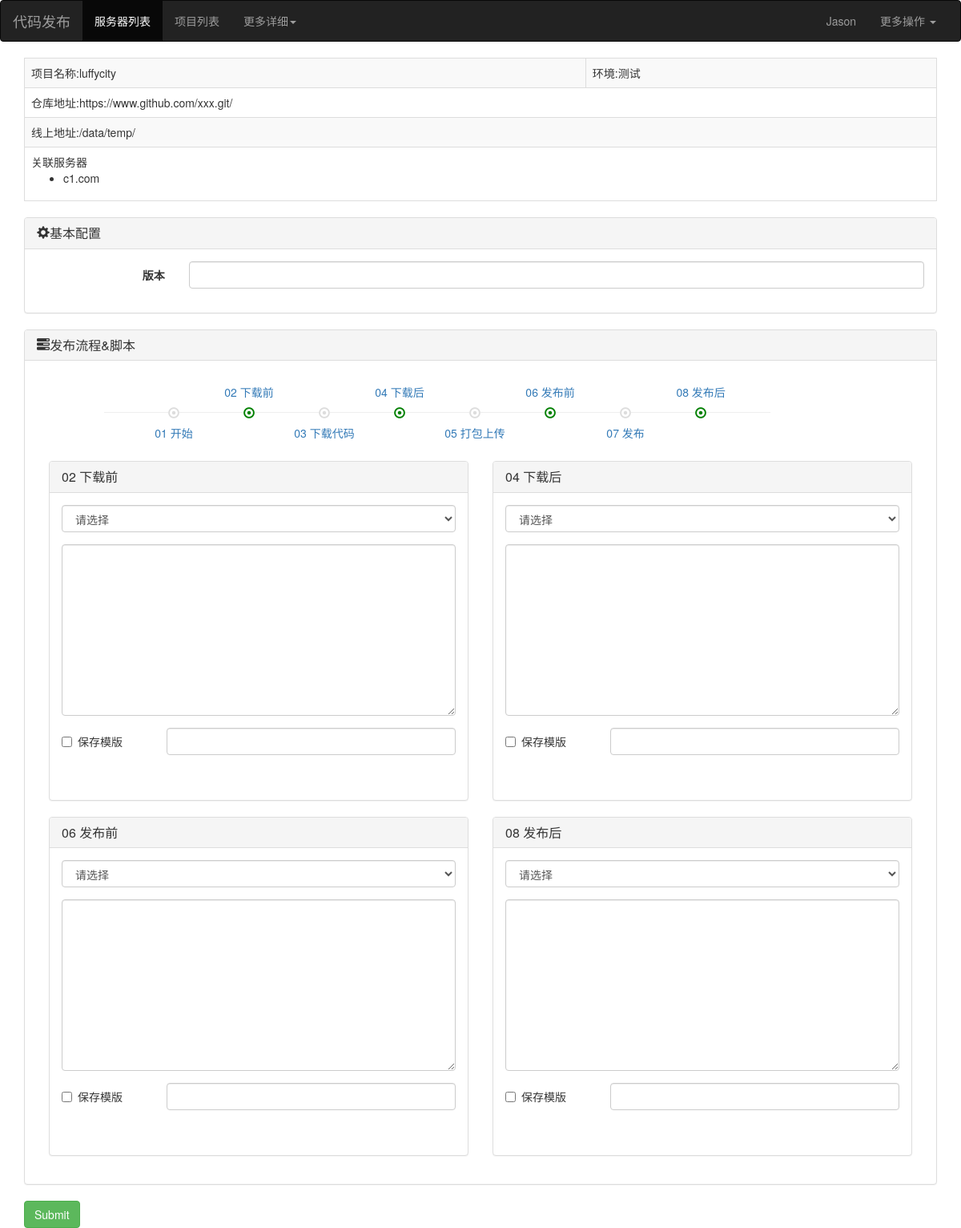
Screenshot of /task/add/1/ with the database file from the repository.
### app01/models.py (models this page shows, shortened)
class Project(models.Model):
    title = models.CharField(verbose_name='项目名',max_length=32)
    repo = models.CharField(verbose_name='仓库地址',max_length=64)
    env_choices = (
        ('prod','正式'),
        ('test','测试'),
    )
    env = models.CharField(verbose_name='环境',max_length=16,choices=env_choices,default='test')
    path = models.CharField(verbose_name='线上项目地址',max_length=32)
    """
    一个项目可以是否可以跑在多台服务器上   可以!
    一台服务器上是否可以跑多个项目呢      当资金不是很充足的时候 服务器是可以混用的 可以！
    """
    servers = models.ManyToManyField(verbose_name='关联服务器',to='Server')

class Server(models.Model):
    hostname = models.CharField(verbose_name='主机名',max_length=32)

### app01/views/task.py (the view)
# urls.py: url(r'^task/add/(?P<project_id>\d+)/$',task.task_add,name='task_add'),
def task_add(request,project_id):
    form_obj = TaskModelForm(project_id)
    project_obj = models.Project.objects.filter(pk=project_id).first()
    if request.method == 'POST':
        form_obj = TaskModelForm(data=request.POST,project_obj=project_obj)
        if form_obj.is_valid():
            form_obj.save()
            _url = reverse('task_list',args=(project_id,))
            return redirect(_url)
    return render(request,'task_form.html',locals())

### app01/templates/task_form.html (shortened to what this page needs)
{% extends 'base.html' %}
{% block content %}
    <table class="table table-hover table-striped table-bordered">
        <tbody>
        <tr>
            <td>项目名称:{{ project_obj.title }}</td>
            <td>环境:{{ project_obj.get_env_display }}</td>
        </tr>
        <tr>
            <td colspan="2">仓库地址:{{ project_obj.repo }}</td>
        </tr>
        <tr>
            <td colspan="2">线上地址:{{ project_obj.path }}</td>
        </tr>
        <tr>
            <td colspan="2">
                <div>关联服务器</div>
                <ul>
                    {% for server_obj in project_obj.servers.all %}
                        <li>{{ server_obj.hostname }}</li>
                    {% endfor %}
                </ul>
            </td>
        </tr>
        </tbody>
    </table>
    <form action="" method="post" novalidate>
        <div class="panel panel-default">
            <div class="panel-heading">
                <h3 class="panel-title"><span class="glyphicon glyphicon-cog"></span>基本配置</h3>
            </div>
            <div class="panel-body">
                <div class="form-horizontal">
                    <div class="form-group">
                        <label for="{{ form_obj.tag.id_for_label }}"
                               class="col-sm-2 control-label">{{ form_obj.tag.label }}</label>
                        <div class="col-sm-10">
                            {{ form_obj.tag }}
                        </div>
                    </div>
                </div>
            </div>
        </div>
        <div class="panel panel-default">
            <div class="panel-heading">
                <h3 class="panel-title"><span class="glyphicon glyphicon-tasks"></span>发布流程&脚本</h3>
            </div>
            <div class="panel-body">
                <div class="outline">
                    <div class="series">
                        <div class="module clearfix">
                            <div class="item left">
                                <div class="line">
                                    <hr>
                                </div>
                                <div class="icon">
                                    <span class="glyphicon glyphicon-record" aria-hidden="true"></span>
                                    <a class="down">01 开始</a>
                                </div>
                            </div>
                            <div class="item left active">
                                <div class="line">
                                    <hr>
                                </div>
                                <div class="icon">
                                    <span class="glyphicon glyphicon-record" aria-hidden="true"></span>
                                    <a class="up">02 下载前</a>
                                </div>
                            </div>
                            <div class="item left">
                                <div class="line">
                                    <hr>
                                </div>
                                <div class="icon">
                                    <span class="glyphicon glyphicon-record" aria-hidden="true"></span>
                                    <a class="down">03 下载代码</a>
                                </div>
                            </div>
                            <div class="item left active">
                                <div class="line">
                                    <hr>
                                </div>
                                <div class="icon">
                                    <span class="glyphicon glyphicon-record" aria-hidden="true"></span>
                                    <a class="up">04 下载后</a>
                                </div>
                            </div>
                            <div class="item left">
                                <div class="line">
                                    <hr>
                                </div>
                                <div class="icon">
                                    <span class="glyphicon glyphicon-record" aria-hidden="true"></span>
                                    <a class="down">05 打包上传</a>
                                </div>
                            </div>
                            <div class="item left active">
                                <div class="line">
                                    <hr>
                                </div>
                                <div class="icon">
                                    <span class="glyphicon glyphicon-record" aria-hidden="true"></span>
                                    <a class="up">06 发布前</a>
                                </div>
                            </div>
                            <div class="item left">
                                <div class="line">
                                    <hr>
                                </div>
                                <div class="icon">
                                    <span class="glyphicon glyphicon-record" aria-hidden="true"></span>
                                    <a class="down">07 发布</a>
                                </div>
                            </div>
                            <div class="item left active">
                                <div class="line">
                                    <hr>
                                </div>
                                <div class="icon">
                                    <span class="glyphicon glyphicon-record" aria-hidden="true"></span>
                                    <a class="up">08 发布后</a>
                                </div>
                            </div>
                            <div class="item left">
                                <div class="line">
                                    <hr>
                                </div>
                            </div>
                        </div>
                    </div>
                </div>
                <div class="hooks">
                    <div class="col-md-6">
                        <div class="panel panel-default">
                            <div class="panel-heading">
                                <h3 class="panel-title">02 下载前</h3>
                            </div>
                            <div class="panel-body">
                                <div class="form-horizontal">
                                    <div class="form-group">
                                        <div class="col-sm-12">
                                            {{ form_obj.before_download_select }}
                                        </div>
                                    </div>
                                    <div class="form-group">
                                        <div class="col-sm-12">
                                            {{ form_obj.before_download_script }}
                                        </div>
                                    </div>
                                    <div class="form-group" style="height: 60px">
                                        <div class="col-sm-3">
                                            <div class="checkbox">
                                                <label for="">{{ form_obj.before_download_template }}保存模版</label>
                                            </div>
                                        </div>
                                        <div class="col-sm-9">
                                            {{ form_obj.before_download_title }}
                                        </div>
                                    </div>
                                </div>
                            </div>
                        </div>
                    </div>
                    <div class="col-md-6">
                        <div class="panel panel-default">
                            <div class="panel-heading">
                                <h3 class="panel-title">04 下载后</h3>
                            </div>
                            <div class="panel-body">
                                <div class="form-horizontal">
                                    <div class="form-group">
                                        <div class="col-sm-12">
                                            {{ form_obj.after_download_select }}
                                        </div>
                                    </div>
                                    <div class="form-group">
                                        <div class="col-sm-12">
                                            {{ form_obj.after_download_script }}
                                        </div>
                                    </div>
                                    <div class="form-group" style="height: 60px">
                                        <div class="col-sm-3">
                                            <div class="checkbox">
                                                <label for="">{{ form_obj.after_download_template }}保存模版</label>
                                            </div>
                                        </div>
                                        <div class="col-sm-9">
                                            {{ form_obj.after_download_title }}
                                        </div>
                                    </div>
                                </div>
                            </div>
                        </div>
                    </div>
                    <div class="col-md-6">
                        <div class="panel panel-default">
                            <div class="panel-heading">
                                <h3 class="panel-title">06 发布前</h3>
                            </div>
                            <div class="panel-body">
                                <div class="form-horizontal">
                                    <div class="form-group">
                                        <div class="col-sm-12">
                                            {{ form_obj.before_deploy_select }}
                                        </div>
                                    </div>
                                    <div class="form-group">
                                        <div class="col-sm-12">
                                            {{ form_obj.before_deploy_script }}
                                        </div>
                                    </div>
                                    <div class="form-group" style="height: 60px">
                                        <div class="col-sm-3">
                                            <div class="checkbox">
                                                <label for="">{{ form_obj.before_deploy_template }}保存模版</label>
                                            </div>
                                        </div>
                                        <div class="col-sm-9">
                                            {{ form_obj.before_deploy_title }}
                                        </div>
                                    </div>
                                </div>
                            </div>
                        </div>
                    </div>
                    <div class="col-md-6">
                        <div class="panel panel-default">
                            <div class="panel-heading">
                                <h3 class="panel-title">08 发布后</h3>
                            </div>
                            <div class="panel-body">
                                <div class="form-horizontal">
                                    <div class="form-group">
                                        <div class="col-sm-12">
                                            {{ form_obj.after_deploy_select }}
                                        </div>
                                    </div>
                                    <div class="form-group">
                                        <div class="col-sm-12">
                                            {{ form_obj.after_deploy_script }}
                                        </div>
                                    </div>
                                    <div class="form-group" style="height: 60px">
                                        <div class="col-sm-3">
                                            <div class="checkbox">
                                                <label for="">{{ form_obj.after_deploy_template }}保存模版</label>
                                            </div>
                                        </div>
                                        <div class="col-sm-9">
                                            {{ form_obj.after_deploy_title }}
                                        </div>
                                    </div>
                                </div>
                            </div>
                        </div>
                    </div>
                </div>
            </div>
        </div>
        <input type="submit" class="btn btn-success">
    </form>
{% endblock %}

### app01/templates/task_form.html (style rules this page uses)
.outline .series .module { line-height: 100px; vertical-align: middle; width: 940px; margin: 0 auto; padding-bottom: 10px; }
.outline .series .module .item .line { float: left; width: 80px; }
.outline .series .module .item .line hr { margin-top: 49px }
.outline .series .module .item .icon { float: left; color: #dddddd; position: relative; }
.outline .series .module .item .icon .up, .outline .series .module .item .icon .down { position: absolute; line-height: 49px; min-width: 90px; left: 0; text-align: center; margin-left: -38px; color: #337ab7; }
.outline .series .module .item:hover .icon, .outline .series .module .item.active .icon { color: green; }
.outline .series .module .item .icon .up { top: 0; }
.outline .series .module .item .icon .down { bottom: 0; }

### rows the page displays
Project: title "luffycity", env "测试", repo "https://www.github.com/xxx.git/", path "/data/temp/"
Server: hostname "c1.com"
